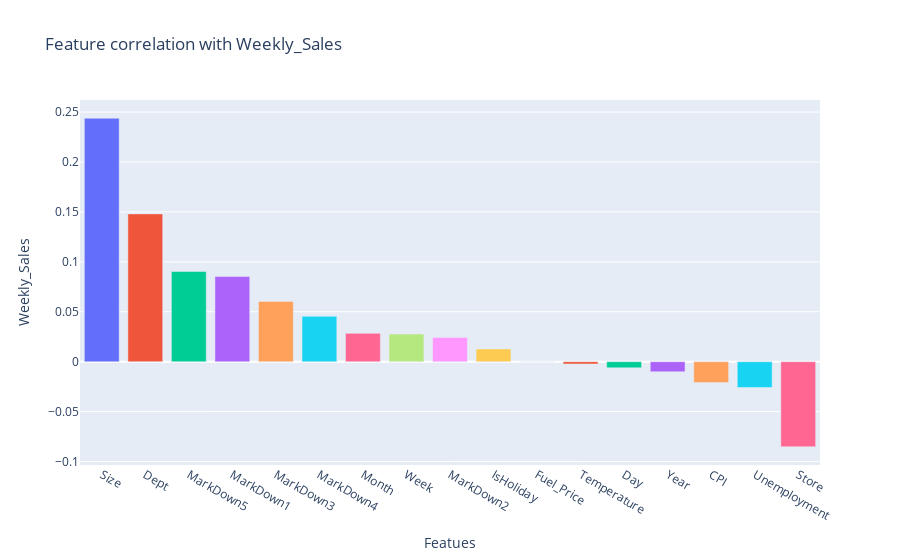

The notebook cell saved with this chart:
### Markdown cell above
The more **positive**, the more **correlated**.

The more **negative**, the more **unrelated**.

See the below graph for a summary of correlation results.

### Code cell
weekly_sales_corr = train_df.corr().iloc[2,:]
corr_df = pd.DataFrame(data = weekly_sales_corr, index = weekly_sales_corr.index ).sort_values (by = 'Weekly_Sales', ascending = False)
corr_df = corr_df.iloc[1:]
bar = px.bar(corr_df, x = corr_df.index, y = 'Weekly_Sales', color=corr_df.index, labels={'index':'Featues'},
             title='Feature correlation with Weekly_Sales')
bar.update_traces(showlegend=False)

### Figure 1 — Plotly figure (JSON) as saved in the notebook; plotly's stock layout.template omitted (floating-point values rounded to 4 significant figures)
{"data": [{"alignmentgroup": "True", "hovertemplate": "Featues=%{x}<br>Weekly_Sales=%{y}<extra></extra>", "legendgroup": "Size", "marker": {"color": "#636efa", "pattern": {"shape": ""}}, "name": "Size", "offsetgroup": "Size", "orientation": "v", "showlegend": false, "textposition": "auto", "type": "bar", "x": ["Size"], "xaxis": "x", "y": [0.2438], "yaxis": "y"}, {"alignmentgroup": "True", "hovertemplate": "Featues=%{x}<br>Weekly_Sales=%{y}<extra></extra>", "legendgroup": "Dept", "marker": {"color": "#EF553B", "pattern": {"shape": ""}}, "name": "Dept", "offsetgroup": "Dept", "orientation": "v", "showlegend": false, "textposition": "auto", "type": "bar", "x": ["Dept"], "xaxis": "x", "y": [0.148], "yaxis": "y"}, {"alignmentgroup": "True", "hovertemplate": "Featues=%{x}<br>Weekly_Sales=%{y}<extra></extra>", "legendgroup": "MarkDown5", "marker": {"color": "#00cc96", "pattern": {"shape": ""}}, "name": "MarkDown5", "offsetgroup": "MarkDown5", "orientation": "v", "showlegend": false, "textposition": "auto", "type": "bar", "x": ["MarkDown5"], "xaxis": "x", "y": [0.09036], "yaxis": "y"}, {"alignmentgroup": "True", "hovertemplate": "Featues=%{x}<br>Weekly_Sales=%{y}<extra></extra>", "legendgroup": "MarkDown1", "marker": {"color": "#ab63fa", "pattern": {"shape": ""}}, "name": "MarkDown1", "offsetgroup": "MarkDown1", "orientation": "v", "showlegend": false, "textposition": "auto", "type": "bar", "x": ["MarkDown1"], "xaxis": "x", "y": [0.08525], "yaxis": "y"}, {"alignmentgroup": "True", "hovertemplate": "Featues=%{x}<br>Weekly_Sales=%{y}<extra></extra>", "legendgroup": "MarkDown3", "marker": {"color": "#FFA15A", "pattern": {"shape": ""}}, "name": "MarkDown3", "offsetgroup": "MarkDown3", "orientation": "v", "showlegend": false, "textposition": "auto", "type": "bar", "x": ["MarkDown3"], "xaxis": "x", "y": [0.06038], "yaxis": "y"}, {"alignmentgroup": "True", "hovertemplate": "Featues=%{x}<br>Weekly_Sales=%{y}<extra></extra>", "legendgroup": "MarkDown4", "marker": {"color": "#19d3f3", "pattern": {"shape": ""}}, "name": "MarkDown4", "offsetgroup": "MarkDown4", "orientation": "v", "showlegend": false, "textposition": "auto", "type": "bar", "x": ["MarkDown4"], "xaxis": "x", "y": [0.04541], "yaxis": "y"}, {"alignmentgroup": "True", "hovertemplate": "Featues=%{x}<br>Weekly_Sales=%{y}<extra></extra>", "legendgroup": "Month", "marker": {"color": "#FF6692", "pattern": {"shape": ""}}, "name": "Month", "offsetgroup": "Month", "orientation": "v", "showlegend": false, "textposition": "auto", "type": "bar", "x": ["Month"], "xaxis": "x", "y": [0.02841], "yaxis": "y"}, {"alignmentgroup": "True", "hovertemplate": "Featues=%{x}<br>Weekly_Sales=%{y}<extra></extra>", "legendgroup": "Week", "marker": {"color": "#B6E880", "pattern": {"shape": ""}}, "name": "Week", "offsetgroup": "Week", "orientation": "v", "showlegend": false, "textposition": "auto", "type": "bar", "x": ["Week"], "xaxis": "x", "y": [0.02767], "yaxis": "y"}, {"alignmentgroup": "True", "hovertemplate": "Featues=%{x}<br>Weekly_Sales=%{y}<extra></extra>", "legendgroup": "MarkDown2", "marker": {"color": "#FF97FF", "pattern": {"shape": ""}}, "name": "MarkDown2", "offsetgroup": "MarkDown2", "orientation": "v", "showlegend": false, "textposition": "auto", "type": "bar", "x": ["MarkDown2"], "xaxis": "x", "y": [0.02413], "yaxis": "y"}, {"alignmentgroup": "True", "hovertemplate": "Featues=%{x}<br>Weekly_Sales=%{y}<extra></extra>", "legendgroup": "IsHoliday", "marker": {"color": "#FECB52", "pattern": {"shape": ""}}, "name": "IsHoliday", "offsetgroup": "IsHoliday", "orientation": "v", "showlegend": false, "textposition": "auto", "type": "bar", "x": ["IsHoliday"], "xaxis": "x", "y": [0.01277], "yaxis": "y"}, {"alignmentgroup": "True", "hovertemplate": "Featues=%{x}<br>Weekly_Sales=%{y}<extra></extra>", "legendgroup": "Fuel_Price", "marker": {"color": "#636efa", "pattern": {"shape": ""}}, "name": "Fuel_Price", "offsetgroup": "Fuel_Price", "orientation": "v", "showlegend": false, "textposition": "auto", "type": "bar", "x": ["Fuel_Price"], "xaxis": "x", "y": [-0.0001203], "yaxis": "y"}, {"alignmentgroup": "True", "hovertemplate": "Featues=%{x}<br>Weekly_Sales=%{y}<extra></extra>", "legendgroup": "Temperature", "marker": {"color": "#EF553B", "pattern": {"shape": ""}}, "name": "Temperature", "offsetgroup": "Temperature", "orientation": "v", "showlegend": false, "textposition": "auto", "type": "bar", "x": ["Temperature"], "xaxis": "x", "y": [-0.002312], "yaxis": "y"}, {"alignmentgroup": "True", "hovertemplate": "Featues=%{x}<br>Weekly_Sales=%{y}<extra></extra>", "legendgroup": "Day", "marker": {"color": "#00cc96", "pattern": {"shape": ""}}, "name": "Day", "offsetgroup": "Day", "orientation": "v", "showlegend": false, "textposition": "auto", "type": "bar", "x": ["Day"], "xaxis": "x", "y": [-0.006187], "yaxis": "y"}, {"alignmentgroup": "True", "hovertemplate": "Featues=%{x}<br>Weekly_Sales=%{y}<extra></extra>", "legendgroup": "Year", "marker": {"color": "#ab63fa", "pattern": {"shape": ""}}, "name": "Year", "offsetgroup": "Year", "orientation": "v", "showlegend": false, "textposition": "auto", "type": "bar", "x": ["Year"], "xaxis": "x", "y": [-0.01011], "yaxis": "y"}, {"alignmentgroup": "True", "hovertemplate": "Featues=%{x}<br>Weekly_Sales=%{y}<extra></extra>", "legendgroup": "CPI", "marker": {"color": "#FFA15A", "pattern": {"shape": ""}}, "name": "CPI", "offsetgroup": "CPI", "orientation": "v", "showlegend": false, "textposition": "auto", "type": "bar", "x": ["CPI"], "xaxis": "x", "y": [-0.02092], "yaxis": "y"}, {"alignmentgroup": "True", "hovertemplate": "Featues=%{x}<br>Weekly_Sales=%{y}<extra></extra>", "legendgroup": "Unemployment", "marker": {"color": "#19d3f3", "pattern": {"shape": ""}}, "name": "Unemployment", "offsetgroup": "Unemployment", "orientation": "v", "showlegend": false, "textposition": "auto", "type": "bar", "x": ["Unemployment"], "xaxis": "x", "y": [-0.02586], "yaxis": "y"}, {"alignmentgroup": "True", "hovertemplate": "Featues=%{x}<br>Weekly_Sales=%{y}<extra></extra>", "legendgroup": "Store", "marker": {"color": "#FF6692", "pattern": {"shape": ""}}, "name": "Store", "offsetgroup": "Store", "orientation": "v", "showlegend": false, "textposition": "auto", "type": "bar", "x": ["Store"], "xaxis": "x", "y": [-0.08519], "yaxis": "y"}], "layout": {"barmode": "relative", "legend": {"title": {"text": "Featues"}, "tracegroupgap": 0}, "title": {"text": "Feature correlation with Weekly_Sales"}, "xaxis": {"anchor": "y", "categoryarray": ["Size", "Dept", "MarkDown5", "MarkDown1", "MarkDown3", "MarkDown4", "Month", "Week", "MarkDown2", "IsHoliday", "Fuel_Price", "Temperature", "Day", "Year", "CPI", "Unemployment", "Store"], "categoryorder": "array", "domain": [0, 1], "title": {"text": "Featues"}}, "yaxis": {"anchor": "x", "domain": [0, 1], "title": {"text": "Weekly_Sales"}}}}
